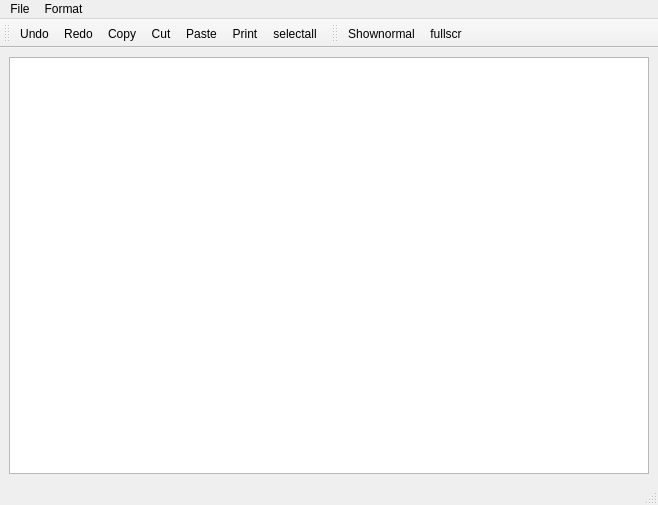
<?xml version="1.0" encoding="UTF-8"?>
<ui version="4.0">
 <class>Mainwindow</class>
 <widget class="QMainWindow" name="Mainwindow">
  <property name="geometry">
   <rect>
    <x>0</x>
    <y>0</y>
    <width>658</width>
    <height>505</height>
   </rect>
  </property>
  <property name="windowTitle">
   <string>EngincutText</string>
  </property>
  <widget class="QWidget" name="centralwidget">
   <layout class="QGridLayout" name="gridLayout">
    <item row="0" column="0">
     <widget class="QPlainTextEdit" name="plainTextEdit">
      <property name="font">
       <font>
        <family>Arial</family>
        <pointsize>12</pointsize>
       </font>
      </property>
     </widget>
    </item>
   </layout>
  </widget>
  <widget class="QMenuBar" name="menubar">
   <property name="geometry">
    <rect>
     <x>0</x>
     <y>0</y>
     <width>658</width>
     <height>21</height>
    </rect>
   </property>
   <widget class="QMenu" name="menuFile">
    <property name="title">
     <string>File</string>
    </property>
    <addaction name="actionNew"/>
    <addaction name="actionOpen"/>
    <addaction name="actionSave"/>
    <addaction name="actionSave_as"/>
    <addaction name="actionClose"/>
    <addaction name="separator"/>
    <addaction name="actionPrint"/>
   </widget>
   <widget class="QMenu" name="menuOption">
    <property name="title">
     <string>Format</string>
    </property>
    <widget class="QMenu" name="menuFont_size">
     <property name="title">
      <string>Font size</string>
     </property>
     <addaction name="action12"/>
     <addaction name="action14"/>
     <addaction name="action24"/>
    </widget>
    <widget class="QMenu" name="menuFont">
     <property name="title">
      <string>Font...</string>
     </property>
     <addaction name="actionArial"/>
     <addaction name="actionCambria"/>
     <addaction name="actionCalibari"/>
    </widget>
    <addaction name="menuFont"/>
    <addaction name="menuFont_size"/>
    <addaction name="actionWrap_Text"/>
   </widget>
   <addaction name="menuFile"/>
   <addaction name="menuOption"/>
  </widget>
  <widget class="QStatusBar" name="statusbar"/>
  <widget class="QToolBar" name="toolBar">
   <property name="windowTitle">
    <string>Edit tools</string>
   </property>
   <attribute name="toolBarArea">
    <enum>TopToolBarArea</enum>
   </attribute>
   <attribute name="toolBarBreak">
    <bool>false</bool>
   </attribute>
   <addaction name="actionUndo"/>
   <addaction name="actionRedo"/>
   <addaction name="actionCopy"/>
   <addaction name="actionCut"/>
   <addaction name="actionPaste"/>
   <addaction name="actionPrint"/>
   <addaction name="actionslctal"/>
  </widget>
  <widget class="QToolBar" name="toolBar_2">
   <property name="windowTitle">
    <string>View tools</string>
   </property>
   <attribute name="toolBarArea">
    <enum>TopToolBarArea</enum>
   </attribute>
   <attribute name="toolBarBreak">
    <bool>false</bool>
   </attribute>
   <addaction name="actionShownormal"/>
   <addaction name="actionfullscr"/>
  </widget>
  <action name="actionOpen">
   <property name="icon">
    <iconset resource="images/image.qrc">
     <normaloff>:/Icons/blue-folder-open-document.png</normaloff>:/Icons/blue-folder-open-document.png</iconset>
   </property>
   <property name="text">
    <string>Open...</string>
   </property>
   <property name="statusTip">
    <string>Open new file (Ctrl+O)</string>
   </property>
   <property name="shortcut">
    <string>Ctrl+O</string>
   </property>
   <property name="shortcutVisibleInContextMenu">
    <bool>true</bool>
   </property>
  </action>
  <action name="actionSave">
   <property name="icon">
    <iconset resource="images/image.qrc">
     <normaloff>:/Icons/disk--pencil.png</normaloff>:/Icons/disk--pencil.png</iconset>
   </property>
   <property name="text">
    <string>Save</string>
   </property>
   <property name="statusTip">
    <string>Save (Ctrl+S)</string>
   </property>
   <property name="shortcut">
    <string>Ctrl+S</string>
   </property>
  </action>
  <action name="actionClose">
   <property name="text">
    <string>Close</string>
   </property>
   <property name="statusTip">
    <string>Close (Ctrl+Q)</string>
   </property>
   <property name="shortcut">
    <string>Ctrl+Q</string>
   </property>
  </action>
  <action name="action12">
   <property name="text">
    <string>12pt</string>
   </property>
  </action>
  <action name="action14">
   <property name="text">
    <string>14pt</string>
   </property>
  </action>
  <action name="action24">
   <property name="text">
    <string>24pt</string>
   </property>
  </action>
  <action name="actionArial">
   <property name="text">
    <string>Arial</string>
   </property>
  </action>
  <action name="actionCambria">
   <property name="text">
    <string>Cambria</string>
   </property>
  </action>
  <action name="actionCalibari">
   <property name="text">
    <string>Calibari</string>
   </property>
  </action>
  <action name="actionWrap_Text">
   <property name="text">
    <string>Wrap Text...</string>
   </property>
   <property name="shortcut">
    <string>Ctrl+Shift+W</string>
   </property>
  </action>
  <action name="actionSave_as">
   <property name="icon">
    <iconset resource="images/image.qrc">
     <normaloff>:/Icons/disk.png</normaloff>:/Icons/disk.png</iconset>
   </property>
   <property name="text">
    <string>Save as...</string>
   </property>
   <property name="statusTip">
    <string>Save as (Ctrl+shift+S)</string>
   </property>
   <property name="shortcut">
    <string>Ctrl+Shift+S</string>
   </property>
  </action>
  <action name="actionPrint">
   <property name="icon">
    <iconset resource="images/image.qrc">
     <normaloff>:/Icons/printer.png</normaloff>:/Icons/printer.png</iconset>
   </property>
   <property name="text">
    <string>Print</string>
   </property>
   <property name="statusTip">
    <string>Print  (Ctrl+P)</string>
   </property>
   <property name="shortcut">
    <string>Ctrl+P</string>
   </property>
  </action>
  <action name="actionNew">
   <property name="icon">
    <iconset resource="images/image.qrc">
     <normaloff>:/Icons/document-copy.png</normaloff>:/Icons/document-copy.png</iconset>
   </property>
   <property name="text">
    <string>New</string>
   </property>
   <property name="statusTip">
    <string>New Document (Ctrl+N)</string>
   </property>
   <property name="shortcut">
    <string>Ctrl+N</string>
   </property>
  </action>
  <action name="actionUndo">
   <property name="icon">
    <iconset resource="images/image.qrc">
     <normaloff>:/Icons/arrow-curve-180-left.png</normaloff>:/Icons/arrow-curve-180-left.png</iconset>
   </property>
   <property name="text">
    <string>Undo</string>
   </property>
   <property name="toolTip">
    <string>Undo</string>
   </property>
   <property name="statusTip">
    <string>Undo messUps! (Ctrl+Z)</string>
   </property>
   <property name="whatsThis">
    <string>Undo</string>
   </property>
   <property name="shortcut">
    <string>Ctrl+Z</string>
   </property>
   <property name="shortcutContext">
    <enum>Qt::WindowShortcut</enum>
   </property>
  </action>
  <action name="actionRedo">
   <property name="icon">
    <iconset resource="images/image.qrc">
     <normaloff>:/Icons/arrow-curve.png</normaloff>:/Icons/arrow-curve.png</iconset>
   </property>
   <property name="text">
    <string>Redo</string>
   </property>
   <property name="toolTip">
    <string>Redo</string>
   </property>
   <property name="statusTip">
    <string>Redo messUps!!! (Ctrl+Y)</string>
   </property>
   <property name="shortcut">
    <string>Ctrl+Y</string>
   </property>
  </action>
  <action name="actionCut">
   <property name="icon">
    <iconset resource="images/image.qrc">
     <normaloff>:/Icons/scissors.png</normaloff>:/Icons/scissors.png</iconset>
   </property>
   <property name="text">
    <string>Cut</string>
   </property>
   <property name="toolTip">
    <string>Cut</string>
   </property>
   <property name="statusTip">
    <string>Cut selected text (Ctrl+X)</string>
   </property>
   <property name="shortcut">
    <string>Ctrl+X</string>
   </property>
  </action>
  <action name="actionPaste">
   <property name="icon">
    <iconset resource="images/image.qrc">
     <normaloff>:/Icons/arrow-continue.png</normaloff>:/Icons/arrow-continue.png</iconset>
   </property>
   <property name="text">
    <string>Paste</string>
   </property>
   <property name="toolTip">
    <string>Paste</string>
   </property>
   <property name="statusTip">
    <string>Paste text (Ctrl+V)</string>
   </property>
   <property name="shortcut">
    <string>Ctrl+V</string>
   </property>
  </action>
  <action name="actionCopy">
   <property name="icon">
    <iconset resource="images/image.qrc">
     <normaloff>:/Icons/clipboard-paste-document-text.png</normaloff>:/Icons/clipboard-paste-document-text.png</iconset>
   </property>
   <property name="text">
    <string>Copy</string>
   </property>
   <property name="toolTip">
    <string>Copy</string>
   </property>
   <property name="statusTip">
    <string>Copy selected text (Ctrl+C)</string>
   </property>
   <property name="shortcut">
    <string>Ctrl+C</string>
   </property>
  </action>
  <action name="actionslctal">
   <property name="icon">
    <iconset resource="images/image.qrc">
     <normaloff>:/Icons/selection-input.png</normaloff>:/Icons/selection-input.png</iconset>
   </property>
   <property name="text">
    <string>selectall</string>
   </property>
   <property name="toolTip">
    <string>select all</string>
   </property>
   <property name="statusTip">
    <string>Select all texts in editor (Ctrl+A)</string>
   </property>
   <property name="shortcut">
    <string>Ctrl+A</string>
   </property>
  </action>
  <action name="actionfullscr">
   <property name="icon">
    <iconset resource="images/image.qrc">
     <normaloff>:/Icons/full screen.png</normaloff>:/Icons/full screen.png</iconset>
   </property>
   <property name="text">
    <string>fullscr</string>
   </property>
   <property name="toolTip">
    <string>Full screen</string>
   </property>
   <property name="statusTip">
    <string>Full screen</string>
   </property>
  </action>
  <action name="actionShownormal">
   <property name="icon">
    <iconset resource="images/image.qrc">
     <normaloff>:/Icons/normalview.png</normaloff>:/Icons/normalview.png</iconset>
   </property>
   <property name="text">
    <string>Shownormal</string>
   </property>
   <property name="toolTip">
    <string>Show normal</string>
   </property>
   <property name="statusTip">
    <string>Normal view (Ctrl+shift+Q)</string>
   </property>
   <property name="shortcut">
    <string>Ctrl+Shift+Q</string>
   </property>
  </action>
 </widget>
 <tabstops>
  <tabstop>plainTextEdit</tabstop>
 </tabstops>
 <resources>
  <include location="images/image.qrc"/>
 </resources>
 <connections>
  <connection>
   <sender>actionUndo</sender>
   <signal>triggered()</signal>
   <receiver>plainTextEdit</receiver>
   <slot>undo()</slot>
   <hints>
    <hint type="sourcelabel">
     <x>-1</x>
     <y>-1</y>
    </hint>
    <hint type="destinationlabel">
     <x>328</x>
     <y>269</y>
    </hint>
   </hints>
  </connection>
  <connection>
   <sender>actionRedo</sender>
   <signal>triggered()</signal>
   <receiver>plainTextEdit</receiver>
   <slot>redo()</slot>
   <hints>
    <hint type="sourcelabel">
     <x>-1</x>
     <y>-1</y>
    </hint>
    <hint type="destinationlabel">
     <x>328</x>
     <y>269</y>
    </hint>
   </hints>
  </connection>
  <connection>
   <sender>actionCut</sender>
   <signal>triggered()</signal>
   <receiver>plainTextEdit</receiver>
   <slot>cut()</slot>
   <hints>
    <hint type="sourcelabel">
     <x>-1</x>
     <y>-1</y>
    </hint>
    <hint type="destinationlabel">
     <x>328</x>
     <y>269</y>
    </hint>
   </hints>
  </connection>
  <connection>
   <sender>actionPaste</sender>
   <signal>triggered()</signal>
   <receiver>plainTextEdit</receiver>
   <slot>paste()</slot>
   <hints>
    <hint type="sourcelabel">
     <x>-1</x>
     <y>-1</y>
    </hint>
    <hint type="destinationlabel">
     <x>328</x>
     <y>269</y>
    </hint>
   </hints>
  </connection>
  <connection>
   <sender>actionCopy</sender>
   <signal>triggered()</signal>
   <receiver>plainTextEdit</receiver>
   <slot>copy()</slot>
   <hints>
    <hint type="sourcelabel">
     <x>-1</x>
     <y>-1</y>
    </hint>
    <hint type="destinationlabel">
     <x>328</x>
     <y>269</y>
    </hint>
   </hints>
  </connection>
  <connection>
   <sender>actionslctal</sender>
   <signal>triggered()</signal>
   <receiver>plainTextEdit</receiver>
   <slot>selectAll()</slot>
   <hints>
    <hint type="sourcelabel">
     <x>-1</x>
     <y>-1</y>
    </hint>
    <hint type="destinationlabel">
     <x>328</x>
     <y>269</y>
    </hint>
   </hints>
  </connection>
  <connection>
   <sender>actionfullscr</sender>
   <signal>triggered()</signal>
   <receiver>Mainwindow</receiver>
   <slot>showFullScreen()</slot>
   <hints>
    <hint type="sourcelabel">
     <x>-1</x>
     <y>-1</y>
    </hint>
    <hint type="destinationlabel">
     <x>328</x>
     <y>252</y>
    </hint>
   </hints>
  </connection>
  <connection>
   <sender>actionShownormal</sender>
   <signal>triggered()</signal>
   <receiver>Mainwindow</receiver>
   <slot>showNormal()</slot>
   <hints>
    <hint type="sourcelabel">
     <x>-1</x>
     <y>-1</y>
    </hint>
    <hint type="destinationlabel">
     <x>328</x>
     <y>252</y>
    </hint>
   </hints>
  </connection>
  <connection>
   <sender>actionClose</sender>
   <signal>triggered()</signal>
   <receiver>Mainwindow</receiver>
   <slot>close()</slot>
   <hints>
    <hint type="sourcelabel">
     <x>-1</x>
     <y>-1</y>
    </hint>
    <hint type="destinationlabel">
     <x>328</x>
     <y>252</y>
    </hint>
   </hints>
  </connection>
 </connections>
</ui>
